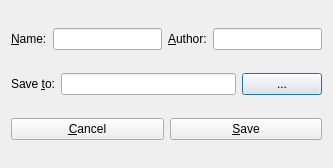
<?xml version="1.0" encoding="UTF-8"?>
<ui version="4.0">
 <class>SaveToFile</class>
 <widget class="QDialog" name="SaveToFile">
  <property name="geometry">
   <rect>
    <x>0</x>
    <y>0</y>
    <width>333</width>
    <height>168</height>
   </rect>
  </property>
  <property name="windowTitle">
   <string>Save to File</string>
  </property>
  <property name="accessibleName">
   <string>Save to file window</string>
  </property>
  <property name="accessibleDescription">
   <string>Allows you to save current settings to a file</string>
  </property>
  <layout class="QVBoxLayout" name="verticalLayout">
   <item>
    <layout class="QHBoxLayout" name="horizontalLayout_2">
     <item>
      <widget class="QLabel" name="label_2">
       <property name="text">
        <string>&amp;Name:</string>
       </property>
       <property name="buddy">
        <cstring>lineEdit_2</cstring>
       </property>
      </widget>
     </item>
     <item>
      <widget class="QLineEdit" name="lineEdit_2">
       <property name="accessibleName">
        <string>Name</string>
       </property>
       <property name="accessibleDescription">
        <string>Allows you to set the name of the preset</string>
       </property>
      </widget>
     </item>
     <item>
      <widget class="QLabel" name="label_3">
       <property name="text">
        <string>&amp;Author:</string>
       </property>
       <property name="buddy">
        <cstring>lineEdit_3</cstring>
       </property>
      </widget>
     </item>
     <item>
      <widget class="QLineEdit" name="lineEdit_3">
       <property name="accessibleName">
        <string>Author</string>
       </property>
       <property name="accessibleDescription">
        <string>Allows you to set the author of the preset</string>
       </property>
      </widget>
     </item>
    </layout>
   </item>
   <item>
    <layout class="QHBoxLayout" name="horizontalLayout">
     <item>
      <widget class="QLabel" name="label">
       <property name="text">
        <string>Save &amp;to:</string>
       </property>
       <property name="buddy">
        <cstring>lineEdit</cstring>
       </property>
      </widget>
     </item>
     <item>
      <widget class="QLineEdit" name="lineEdit">
       <property name="accessibleName">
        <string>Path to a file</string>
       </property>
       <property name="accessibleDescription">
        <string>Enter the path and file name where to save the preset</string>
       </property>
      </widget>
     </item>
     <item>
      <widget class="QPushButton" name="pushButton">
       <property name="accessibleName">
        <string>Choose path and file name</string>
       </property>
       <property name="accessibleDescription">
        <string>Allows you to choose path and filename of the preset</string>
       </property>
       <property name="text">
        <string>...</string>
       </property>
      </widget>
     </item>
    </layout>
   </item>
   <item>
    <layout class="QHBoxLayout" name="horizontalLayout_4">
     <item>
      <widget class="QPushButton" name="pushButton_3">
       <property name="accessibleName">
        <string>Cancel</string>
       </property>
       <property name="accessibleDescription">
        <string>Do not save anything and close this window</string>
       </property>
       <property name="text">
        <string>&amp;Cancel</string>
       </property>
       <property name="shortcut">
        <string>Esc</string>
       </property>
      </widget>
     </item>
     <item>
      <widget class="QPushButton" name="pushButton_2">
       <property name="accessibleName">
        <string>Save</string>
       </property>
       <property name="accessibleDescription">
        <string>Save preset and close this window</string>
       </property>
       <property name="text">
        <string>&amp;Save</string>
       </property>
       <property name="shortcut">
        <string>Return</string>
       </property>
      </widget>
     </item>
    </layout>
   </item>
  </layout>
 </widget>
 <tabstops>
  <tabstop>lineEdit_2</tabstop>
  <tabstop>lineEdit_3</tabstop>
  <tabstop>pushButton</tabstop>
  <tabstop>pushButton_2</tabstop>
  <tabstop>pushButton_3</tabstop>
  <tabstop>lineEdit</tabstop>
 </tabstops>
 <resources/>
 <connections/>
</ui>
